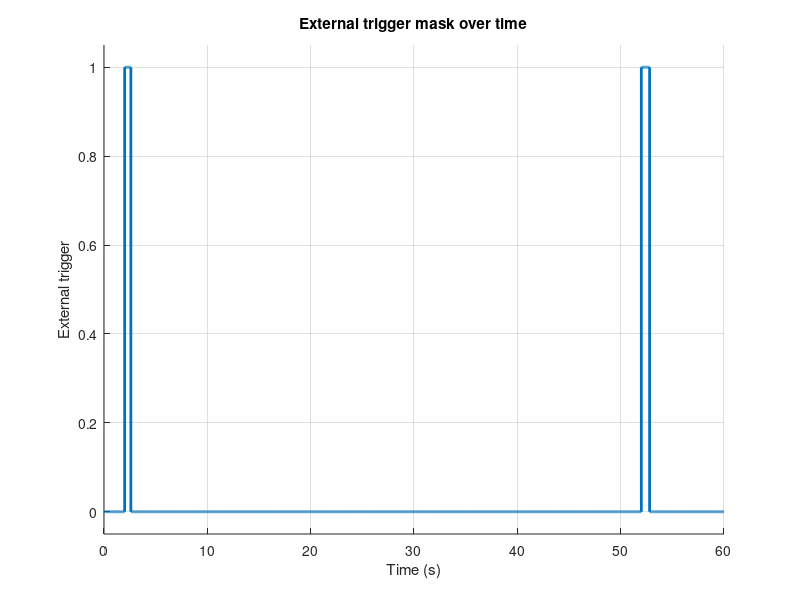

Here is the MATLAB script that generated this plot: (Note: this script raises an error after producing the figure.)
clear; close all; clc;

%%%%%%%%%%%%%%%%%%%%%%%%%%%%%%%%%%%%%%%%%%%%%%%%%%%%%%%%%%%%%%%%%%%%%%%%
% Generate an external trigger mask trace                              %
%                                                                      %
% Output:                                                              %
%   external_trigger_at_window                                         %
%%%%%%%%%%%%%%%%%%%%%%%%%%%%%%%%%%%%%%%%%%%%%%%%%%%%%%%%%%%%%%%%%%%%%%%%

external_trigger_file = "data/external_trigger_trace.mat";

%
% Timing Settings
%

total_duration_seconds  = 60;
decision_window_seconds = 0.01;
num_windows             = round(total_duration_seconds / decision_window_seconds);
time_seconds_per_window = (0 : num_windows - 1).' * decision_window_seconds;


%
% External trigger event settings
%

enable_external_triggers = true;

% List of hardcoded events (weather, security, interference, etc.)
% Row: [start_time_seconds, duration_seconds]
external_triggers = [2.0,   0.6;
                     52.0,  0.8];

%
% Outputs
%

external_trigger_at_window = false(num_windows, 1);


%
% Build external trigger mask
%

if enable_external_triggers
    for trigger_index = 1 : size(external_triggers, 1)
        event_start_seconds    = external_triggers(trigger_index, 1);
        event_duration_seconds = external_triggers(trigger_index, 2);

        start_window_index = max(1, round(event_start_seconds / decision_window_seconds) + 1);
        duration_windows   = max(1, round(event_duration_seconds / decision_window_seconds));
        end_window_index   = min(num_windows, start_window_index + duration_windows - 1);

        external_trigger_at_window(start_window_index : end_window_index) = true;
    end    
end


%
% Plots 
%

figure;
grid on;
hold on;
stairs(time_seconds_per_window, double(external_trigger_at_window), "LineWidth", 2);
xlabel("Time (s)");
ylabel("External trigger");
title("External trigger mask over time");
ylim([-0.05 1.05]);

if ~isfolder("fig/terrestrial")
        mkdir("fig/terrestrial");
end
saveas(gcf, "fig/terrestrial/trigger_events.png");
close(gcf);


%
% Save data
%

save(external_trigger_file, "external_trigger_at_window", "time_seconds_per_window", ...
    "decision_window_seconds", "external_triggers");

disp("Wrote " + external_trigger_file);
